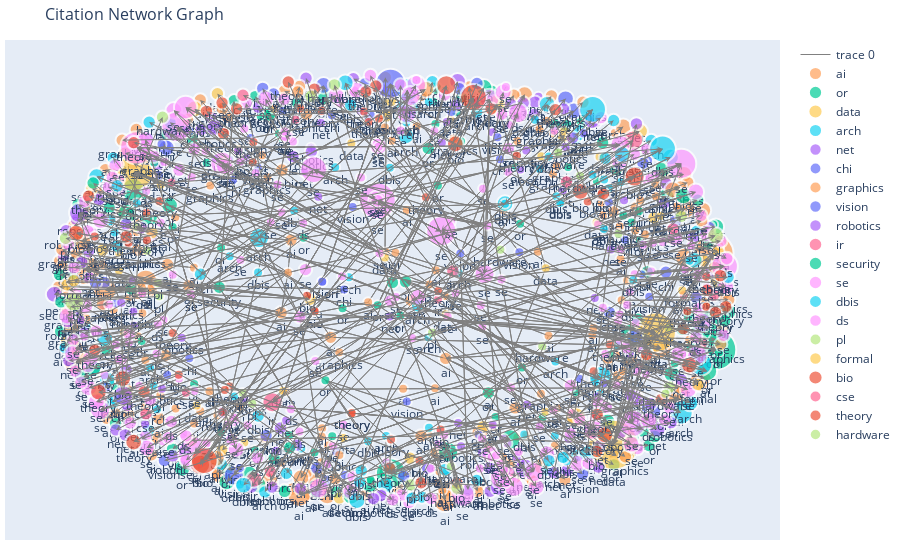

This figure's notebook cell:
### Code cell
# Draw a sample of the graph.
draw_graph_plotly(G, sample_fraction=1)
